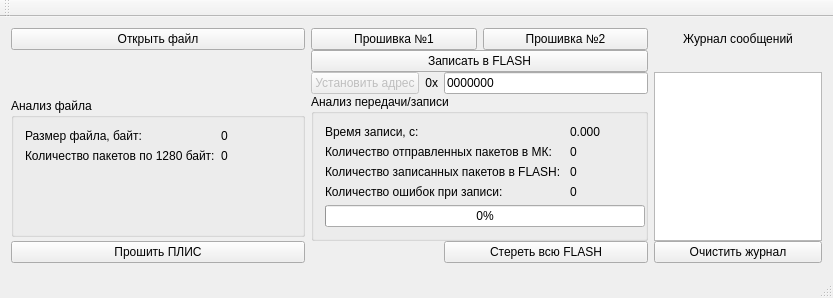
<?xml version="1.0" encoding="UTF-8"?>
<ui version="4.0">
 <class>MainWindow</class>
 <widget class="QMainWindow" name="MainWindow">
  <property name="geometry">
   <rect>
    <x>0</x>
    <y>0</y>
    <width>833</width>
    <height>298</height>
   </rect>
  </property>
  <property name="windowTitle">
   <string>MainWindow</string>
  </property>
  <widget class="QWidget" name="centralWidget">
   <layout class="QHBoxLayout" name="horizontalLayout">
    <item>
     <layout class="QGridLayout" name="gridLayout" columnstretch="2,0,0,0,0">
      <property name="sizeConstraint">
       <enum>QLayout::SetDefaultConstraint</enum>
      </property>
      <property name="horizontalSpacing">
       <number>6</number>
      </property>
      <property name="verticalSpacing">
       <number>0</number>
      </property>
      <item row="4" column="2">
       <widget class="QLabel" name="label_2">
        <property name="text">
         <string>0x</string>
        </property>
        <property name="alignment">
         <set>Qt::AlignRight|Qt::AlignTrailing|Qt::AlignVCenter</set>
        </property>
       </widget>
      </item>
      <item row="4" column="1">
       <widget class="QPushButton" name="set_addr_button">
        <property name="enabled">
         <bool>false</bool>
        </property>
        <property name="text">
         <string>Установить адрес</string>
        </property>
       </widget>
      </item>
      <item row="0" column="4">
       <widget class="QLabel" name="label_14">
        <property name="text">
         <string>Журнал сообщений</string>
        </property>
        <property name="alignment">
         <set>Qt::AlignCenter</set>
        </property>
       </widget>
      </item>
      <item row="0" column="0">
       <widget class="QPushButton" name="open_file_button">
        <property name="text">
         <string>Открыть файл</string>
        </property>
       </widget>
      </item>
      <item row="5" column="1" colspan="3">
       <widget class="QGroupBox" name="groupBox_2">
        <property name="sizePolicy">
         <sizepolicy hsizetype="Fixed" vsizetype="Fixed">
          <horstretch>0</horstretch>
          <verstretch>0</verstretch>
         </sizepolicy>
        </property>
        <property name="title">
         <string>Анализ передачи/записи</string>
        </property>
        <layout class="QGridLayout" name="gridLayout_3" columnstretch="9,0,0,0,0,0,0">
         <property name="sizeConstraint">
          <enum>QLayout::SetFixedSize</enum>
         </property>
         <property name="rightMargin">
          <number>0</number>
         </property>
         <property name="horizontalSpacing">
          <number>9</number>
         </property>
         <property name="verticalSpacing">
          <number>6</number>
         </property>
         <item row="3" column="0">
          <widget class="QLabel" name="label_9">
           <property name="text">
            <string>Количество ошибок при записи:</string>
           </property>
          </widget>
         </item>
         <item row="1" column="0">
          <widget class="QLabel" name="label_5">
           <property name="text">
            <string>Количество отправленных пакетов в МК:</string>
           </property>
          </widget>
         </item>
         <item row="0" column="0">
          <widget class="QLabel" name="label_13">
           <property name="text">
            <string>Время записи, с:</string>
           </property>
          </widget>
         </item>
         <item row="3" column="1" colspan="3">
          <widget class="QLabel" name="err_tx_pack_label">
           <property name="text">
            <string>0      </string>
           </property>
          </widget>
         </item>
         <item row="3" column="4">
          <widget class="QLabel" name="label_10">
           <property name="sizePolicy">
            <sizepolicy hsizetype="Maximum" vsizetype="Preferred">
             <horstretch>99</horstretch>
             <verstretch>0</verstretch>
            </sizepolicy>
           </property>
           <property name="text">
            <string/>
           </property>
          </widget>
         </item>
         <item row="2" column="0">
          <widget class="QLabel" name="label_7">
           <property name="text">
            <string>Количество записанных пакетов в FLASH:</string>
           </property>
          </widget>
         </item>
         <item row="3" column="5">
          <widget class="QLabel" name="label_8">
           <property name="text">
            <string/>
           </property>
          </widget>
         </item>
         <item row="3" column="6">
          <widget class="QLabel" name="label_11">
           <property name="text">
            <string/>
           </property>
          </widget>
         </item>
         <item row="0" column="1" colspan="6">
          <widget class="QLabel" name="timer_write_flash_label">
           <property name="sizePolicy">
            <sizepolicy hsizetype="Preferred" vsizetype="Preferred">
             <horstretch>0</horstretch>
             <verstretch>0</verstretch>
            </sizepolicy>
           </property>
           <property name="text">
            <string>0.000         </string>
           </property>
          </widget>
         </item>
         <item row="2" column="1" colspan="6">
          <widget class="QLabel" name="successful_program_pack_label">
           <property name="text">
            <string>0      </string>
           </property>
          </widget>
         </item>
         <item row="1" column="1" colspan="6">
          <widget class="QLabel" name="count_tx_pack_label">
           <property name="text">
            <string>0          </string>
           </property>
          </widget>
         </item>
         <item row="4" column="0" colspan="7">
          <widget class="QProgressBar" name="flash_process_progressBar">
           <property name="value">
            <number>0</number>
           </property>
          </widget>
         </item>
        </layout>
       </widget>
      </item>
      <item row="6" column="0">
       <widget class="QPushButton" name="write_FPGA_button">
        <property name="text">
         <string>Прошить ПЛИС</string>
        </property>
       </widget>
      </item>
      <item row="5" column="0">
       <widget class="QGroupBox" name="groupBox">
        <property name="sizePolicy">
         <sizepolicy hsizetype="Fixed" vsizetype="Fixed">
          <horstretch>0</horstretch>
          <verstretch>0</verstretch>
         </sizepolicy>
        </property>
        <property name="title">
         <string>Анализ файла</string>
        </property>
        <layout class="QGridLayout" name="gridLayout_2" rowstretch="0,0,0,0,0">
         <property name="sizeConstraint">
          <enum>QLayout::SetFixedSize</enum>
         </property>
         <item row="3" column="0">
          <widget class="QLabel" name="label_6">
           <property name="text">
            <string/>
           </property>
          </widget>
         </item>
         <item row="1" column="0" colspan="2">
          <widget class="QLabel" name="label_3">
           <property name="text">
            <string>Количество пакетов по 1280 байт:</string>
           </property>
          </widget>
         </item>
         <item row="0" column="0">
          <widget class="QLabel" name="label">
           <property name="text">
            <string>Размер файла, байт:</string>
           </property>
          </widget>
         </item>
         <item row="2" column="0">
          <widget class="QLabel" name="label_4">
           <property name="text">
            <string/>
           </property>
          </widget>
         </item>
         <item row="4" column="0">
          <widget class="QLabel" name="label_12">
           <property name="enabled">
            <bool>false</bool>
           </property>
           <property name="text">
            <string/>
           </property>
          </widget>
         </item>
         <item row="1" column="2">
          <widget class="QLabel" name="summ_pack_label">
           <property name="text">
            <string>0                   </string>
           </property>
          </widget>
         </item>
         <item row="0" column="2">
          <widget class="QLabel" name="file_size_label">
           <property name="sizePolicy">
            <sizepolicy hsizetype="Preferred" vsizetype="Preferred">
             <horstretch>0</horstretch>
             <verstretch>0</verstretch>
            </sizepolicy>
           </property>
           <property name="minimumSize">
            <size>
             <width>65</width>
             <height>0</height>
            </size>
           </property>
           <property name="inputMethodHints">
            <set>Qt::ImhNone</set>
           </property>
           <property name="text">
            <string>0         </string>
           </property>
           <property name="textFormat">
            <enum>Qt::RichText</enum>
           </property>
          </widget>
         </item>
        </layout>
       </widget>
      </item>
      <item row="4" column="4" rowspan="2">
       <widget class="QTextEdit" name="JournalInfo">
        <property name="sizePolicy">
         <sizepolicy hsizetype="Expanding" vsizetype="Expanding">
          <horstretch>0</horstretch>
          <verstretch>0</verstretch>
         </sizepolicy>
        </property>
        <property name="focusPolicy">
         <enum>Qt::NoFocus</enum>
        </property>
        <property name="readOnly">
         <bool>true</bool>
        </property>
       </widget>
      </item>
      <item row="6" column="4">
       <widget class="QPushButton" name="JournalInfo_erase_Button">
        <property name="text">
         <string>Очистить журнал</string>
        </property>
       </widget>
      </item>
      <item row="4" column="3">
       <widget class="QLineEdit" name="addr_flash_lineEdit">
        <property name="text">
         <string>0000000</string>
        </property>
       </widget>
      </item>
      <item row="6" column="3">
       <widget class="QPushButton" name="erase_flash_button">
        <property name="text">
         <string>Стереть всю FLASH</string>
        </property>
       </widget>
      </item>
      <item row="0" column="1" colspan="3">
       <layout class="QHBoxLayout" name="horizontalLayout_2">
        <item>
         <widget class="QPushButton" name="firmware_1_button">
          <property name="text">
           <string>Прошивка №1</string>
          </property>
         </widget>
        </item>
        <item>
         <widget class="QPushButton" name="firmware_2_button">
          <property name="text">
           <string>Прошивка №2</string>
          </property>
         </widget>
        </item>
       </layout>
      </item>
      <item row="3" column="1" colspan="3">
       <widget class="QPushButton" name="write_to_flash_button">
        <property name="enabled">
         <bool>true</bool>
        </property>
        <property name="text">
         <string>Записать в FLASH</string>
        </property>
       </widget>
      </item>
     </layout>
    </item>
   </layout>
  </widget>
  <widget class="QMenuBar" name="menuBar">
   <property name="geometry">
    <rect>
     <x>0</x>
     <y>0</y>
     <width>833</width>
     <height>21</height>
    </rect>
   </property>
  </widget>
  <widget class="QToolBar" name="mainToolBar">
   <attribute name="toolBarArea">
    <enum>TopToolBarArea</enum>
   </attribute>
   <attribute name="toolBarBreak">
    <bool>false</bool>
   </attribute>
  </widget>
  <widget class="QStatusBar" name="statusBar"/>
 </widget>
 <layoutdefault spacing="6" margin="11"/>
 <resources/>
 <connections/>
</ui>
